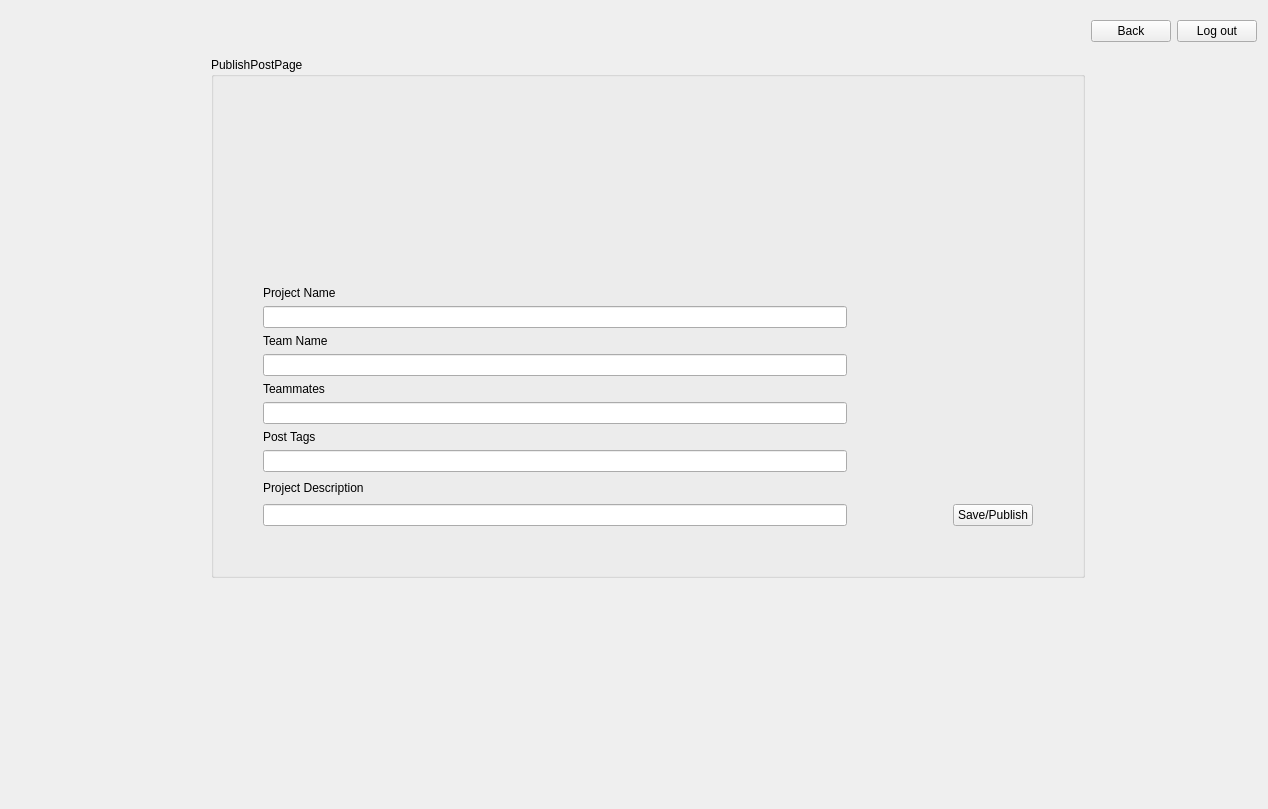
<?xml version="1.0" encoding="UTF-8"?>
<ui version="4.0">
 <class>PublishPostPage</class>
 <widget class="QWidget" name="PublishPostPage">
  <property name="geometry">
   <rect>
    <x>0</x>
    <y>0</y>
    <width>1268</width>
    <height>809</height>
   </rect>
  </property>
  <property name="windowTitle">
   <string>Form</string>
  </property>
  <layout class="QGridLayout" name="gridLayout_2">
   <item row="0" column="5">
    <widget class="QPushButton" name="pushLogOutButton">
     <property name="text">
      <string>Log out</string>
     </property>
    </widget>
   </item>
   <item row="4" column="1">
    <spacer name="verticalSpacer_4">
     <property name="orientation">
      <enum>Qt::Vertical</enum>
     </property>
     <property name="sizeHint" stdset="0">
      <size>
       <width>20</width>
       <height>40</height>
      </size>
     </property>
    </spacer>
   </item>
   <item row="0" column="1">
    <spacer name="verticalSpacer_3">
     <property name="orientation">
      <enum>Qt::Vertical</enum>
     </property>
     <property name="sizeType">
      <enum>QSizePolicy::Fixed</enum>
     </property>
     <property name="sizeHint" stdset="0">
      <size>
       <width>20</width>
       <height>40</height>
      </size>
     </property>
    </spacer>
   </item>
   <item row="3" column="0">
    <spacer name="horizontalSpacer_4">
     <property name="orientation">
      <enum>Qt::Horizontal</enum>
     </property>
     <property name="sizeType">
      <enum>QSizePolicy::Fixed</enum>
     </property>
     <property name="sizeHint" stdset="0">
      <size>
       <width>200</width>
       <height>20</height>
      </size>
     </property>
    </spacer>
   </item>
   <item row="3" column="1">
    <widget class="QGroupBox" name="groupBox">
     <property name="title">
      <string>PublishPostPage</string>
     </property>
     <layout class="QGridLayout" name="gridLayout">
      <item row="1" column="1">
       <widget class="QLabel" name="l_project_name">
        <property name="text">
         <string>Project Name</string>
        </property>
       </widget>
      </item>
      <item row="9" column="1">
       <widget class="QLabel" name="l_project_description">
        <property name="text">
         <string>Project Description</string>
        </property>
       </widget>
      </item>
      <item row="11" column="1">
       <spacer name="verticalSpacer_2">
        <property name="orientation">
         <enum>Qt::Vertical</enum>
        </property>
        <property name="sizeHint" stdset="0">
         <size>
          <width>20</width>
          <height>40</height>
         </size>
        </property>
       </spacer>
      </item>
      <item row="8" column="1">
       <widget class="QLineEdit" name="le_post_tags"/>
      </item>
      <item row="7" column="1">
       <widget class="QLabel" name="l_post_tags">
        <property name="text">
         <string>Post Tags</string>
        </property>
       </widget>
      </item>
      <item row="5" column="1">
       <widget class="QLabel" name="l_teammates">
        <property name="text">
         <string>Teammates</string>
        </property>
       </widget>
      </item>
      <item row="4" column="1">
       <widget class="QLineEdit" name="le_team_name"/>
      </item>
      <item row="2" column="1">
       <widget class="QLineEdit" name="le_project_name"/>
      </item>
      <item row="10" column="1">
       <widget class="QLineEdit" name="le_project_descr"/>
      </item>
      <item row="3" column="1">
       <widget class="QLabel" name="l_team_name">
        <property name="text">
         <string>Team Name</string>
        </property>
       </widget>
      </item>
      <item row="6" column="1">
       <widget class="QLineEdit" name="le_teammates"/>
      </item>
      <item row="9" column="0">
       <spacer name="horizontalSpacer_2">
        <property name="orientation">
         <enum>Qt::Horizontal</enum>
        </property>
        <property name="sizeType">
         <enum>QSizePolicy::Fixed</enum>
        </property>
        <property name="sizeHint" stdset="0">
         <size>
          <width>40</width>
          <height>20</height>
         </size>
        </property>
       </spacer>
      </item>
      <item row="10" column="5">
       <spacer name="horizontalSpacer_3">
        <property name="orientation">
         <enum>Qt::Horizontal</enum>
        </property>
        <property name="sizeType">
         <enum>QSizePolicy::Fixed</enum>
        </property>
        <property name="sizeHint" stdset="0">
         <size>
          <width>40</width>
          <height>20</height>
         </size>
        </property>
       </spacer>
      </item>
      <item row="0" column="1">
       <spacer name="verticalSpacer">
        <property name="orientation">
         <enum>Qt::Vertical</enum>
        </property>
        <property name="sizeType">
         <enum>QSizePolicy::Fixed</enum>
        </property>
        <property name="sizeHint" stdset="0">
         <size>
          <width>20</width>
          <height>200</height>
         </size>
        </property>
       </spacer>
      </item>
      <item row="10" column="2">
       <spacer name="horizontalSpacer">
        <property name="orientation">
         <enum>Qt::Horizontal</enum>
        </property>
        <property name="sizeType">
         <enum>QSizePolicy::Fixed</enum>
        </property>
        <property name="sizeHint" stdset="0">
         <size>
          <width>100</width>
          <height>20</height>
         </size>
        </property>
       </spacer>
      </item>
      <item row="10" column="4">
       <widget class="QPushButton" name="pushSavePublishButton">
        <property name="text">
         <string>Save/Publish</string>
        </property>
       </widget>
      </item>
     </layout>
    </widget>
   </item>
   <item row="0" column="2">
    <widget class="QPushButton" name="pushBackButton">
     <property name="text">
      <string>Back</string>
     </property>
    </widget>
   </item>
  </layout>
 </widget>
 <resources/>
 <connections/>
</ui>
